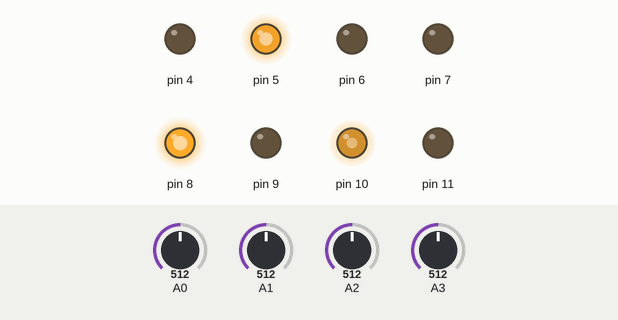
This sketch was run on a simulated Arduino Uno, built with avr-gcc and run on an emulated ATmega328P. On the bench: output pins drawn as LEDs (lit = HIGH). Inputs (shaded band) come from the test bench; at power-on: A3 = 512, A1 = 512, A0 = 512, A2 = 512.

Above: at 1.25 s.
1.3 s: A3 set to 716
4.3 s: A1 set to 716
At 4.7 s:
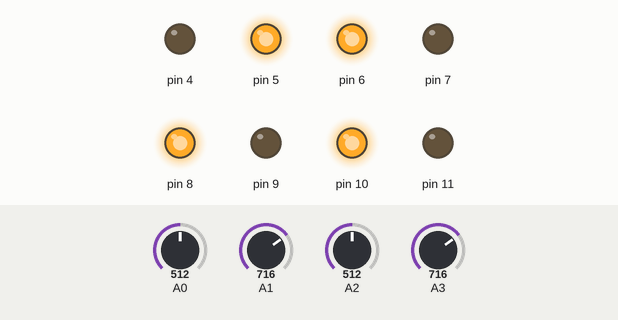
5.8 s: A0 set to 306
At 7.0 s:
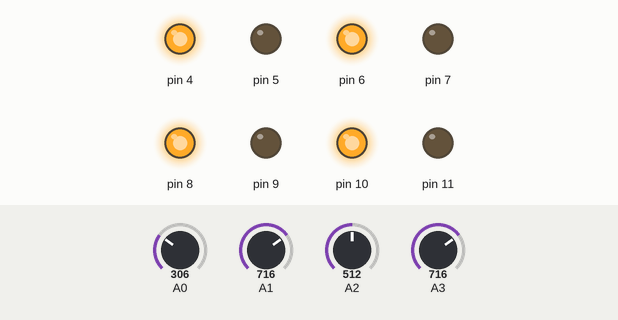
7.3 s: A2 set to 255
10.3 s: A2 set to 241
At 12.6 s:
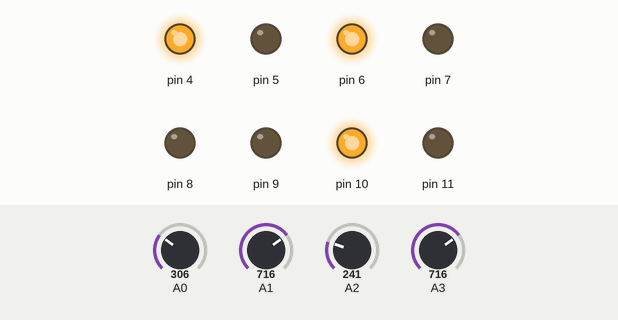
13.0 s: A3 set to 306
At 13.9 s:
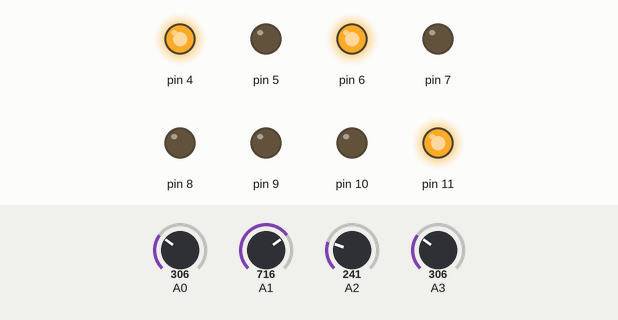
Timing chart, 0 to 22.0 s (numbered marks = the images above; inputs shaded):
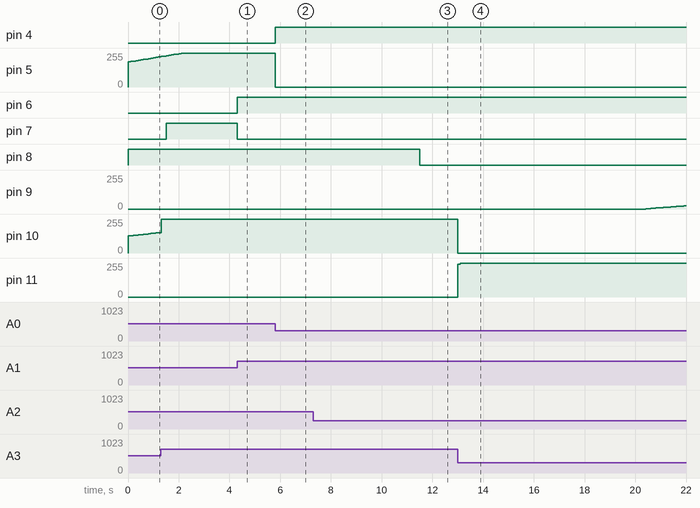

The sketch:

Manipulador_PID.ino
```cpp
#include <PID_v1_bc.h>
// Definir limites de segurança
// Ditacta Italia  Modelo:RD5 NT

struct Motor {
  uint8_t retorno;
  int direita;   // definimos 1 como direita o angulo com relação à mesa
  int esquerda;  // definimos 2 como esquerda o angulo com relação à mesa
};
struct Motor motor1 = {
  .retorno = A0,
  .direita = 5,
  .esquerda = 4
};
struct Motor motor2 = {
  .retorno = A1,
  .direita = 6,
  .esquerda = 7
};
struct Motor motor3 = {
  .retorno = A2,
  .direita = 8,
  .esquerda = 9
};
struct Motor motor4 = {
  .retorno = A3,
  .direita = 10,
  .esquerda = 11
};

/*************Declarações das variáveis dos PID's******/
double input1 = 450, output1, retorno1, kp1 = 3, ki1 = 0.5, kd1 = 0;
double input2 = 546, output2, retorno2, kp2 = 3, ki2 = 0.5, kd2 = 0;
double input3 = 270, output3, retorno3, kp3 = 3, ki3 = 0.5, kd3 = 0;
double input4 = 470, output4, retorno4, kp4 = 3, ki4 = 0.5, kd4 = 0;

/*************Declarações de PID****************/
PID pid_motor1(&input1, &output1, &retorno1, kp1, ki1, kd1, DIRECT);
PID pid_motor2(&input2, &output2, &retorno2, kp2, ki2, kd2, DIRECT);
PID pid_motor3(&input3, &output3, &retorno3, kp3, ki3, kd3, DIRECT);
PID pid_motor4(&input4, &output4, &retorno4, kp4, ki4, kd4, DIRECT);

/*************Declarações das poses********************/
double pose1[] = { 450, 546, 270, 470 };  //Pose1
double pose2[] = { 584, 498, 113, 484 };  //Pose2
double pose3[] = { 312, 515, 215, 480 };  //Pose3
double pose4[] = { 168, 451, 378, 380 };  //Pose4
double pose5[] = { 720, 489, 345, 500 };  //Pose5

void setup() {
  /*********Declaração das entradas do retorno******/
  Serial.begin(115200);
  pinMode(motor1.retorno, INPUT);
  pinMode(motor2.retorno, INPUT);
  pinMode(motor3.retorno, INPUT);
  pinMode(motor4.retorno, INPUT);

  /*********Declaração das saidas dos motores******/
  pinMode(motor1.direita, OUTPUT);
  pinMode(motor1.esquerda, OUTPUT);
  pinMode(motor2.direita, OUTPUT);
  pinMode(motor2.esquerda, OUTPUT);
  pinMode(motor3.direita, OUTPUT);
  pinMode(motor3.esquerda, OUTPUT);
  pinMode(motor4.direita, OUTPUT);
  pinMode(motor4.esquerda, OUTPUT);

  /*********Declarações PID************************/
  pid_motor1.SetMode(1);
  pid_motor1.SetSampleTime(100);
  pid_motor1.SetOutputLimits(-255, 255);

  pid_motor2.SetMode(1);
  pid_motor2.SetSampleTime(100);
  pid_motor2.SetOutputLimits(-255, 255);

  pid_motor3.SetMode(1);
  pid_motor3.SetSampleTime(100);
  pid_motor3.SetOutputLimits(-255, 255);

  pid_motor4.SetMode(1);
  pid_motor4.SetSampleTime(100);
  pid_motor4.SetOutputLimits(-255, 255);
}


/*Função de troca de poses.Processa a string que chega pela comunicação serial e designa a pose selecionada para o robo*/
void troca_pose(String variavel) {
  switch (variavel[4]) {
    case '1':
      input1 = pose1[0];
      input2 = pose1[1];
      input3 = pose1[2];
      input4 = pose1[3];
      Serial.println("pose 1");
      break;
    case '2':
      input1 = pose2[0];
      input2 = pose2[1];
      input3 = pose2[2];
      input4 = pose2[3];
      Serial.println("pose 2");
      break;
    case '3':
      input1 = pose3[0];
      input2 = pose3[1];
      input3 = pose3[2];
      input4 = pose3[3];
      Serial.println("pose 3");
      break;
    case '4':
      input1 = pose4[0];
      input2 = pose4[1];
      input3 = pose4[2];
      input4 = pose4[3];
      Serial.println("pose 4");
      break;
    case '5':
      input1 = pose5[0];
      input2 = pose5[1];
      input3 = pose5[2];
      input4 = pose5[3];
      Serial.println("pose 5");
      break;
  }
}

unsigned long agora = 0;
void loop() {
  retorno4 = analogRead(motor4.retorno);
  retorno3 = analogRead(motor3.retorno);
  retorno2 = analogRead(motor2.retorno);
  retorno1 = analogRead(motor1.retorno);
  unsigned long tempo = millis();
  //Serial.println(tempo);
  if (Serial.available() > 4) {
    String receivedString = Serial.readStringUntil('-');
    troca_pose(receivedString);
  }
  /*Mantenho essa parte do código para medições futuras de retorno de posição
  Serial.print(retorno1);
  Serial.print("||");
  Serial.print(retorno2);
  Serial.print("||");
  Serial.print(retorno3);
  Serial.print("||");
  Serial.println(retorno4);*/

  if (pid_motor1.Compute()) {
    if (output1 > 0) {
      analogWrite(motor1.direita, output1);
      analogWrite(motor1.esquerda, 0);
    } else {
      analogWrite(motor1.direita, 0);
      analogWrite(motor1.esquerda, abs(output1));
    }
  }
  if (pid_motor2.Compute()) {
    if (output2 > 0) {
      analogWrite(motor2.direita, output2);
      analogWrite(motor2.esquerda, 0);
    } else {
      analogWrite(motor2.direita, 0);
      analogWrite(motor2.esquerda, abs(output2));
    }
  }
  if (pid_motor3.Compute()) {
    if (output3 > 0) {
      analogWrite(motor3.direita, output3);
      analogWrite(motor3.esquerda, 0);
    } else {
      analogWrite(motor3.direita, 0);
      analogWrite(motor3.esquerda, abs(output3));
    }
  }
  if (pid_motor4.Compute()) {
    if (output4 > 0) {
      analogWrite(motor4.direita, output4);
      analogWrite(motor4.esquerda, 0);
    } else {
      analogWrite(motor4.direita, 0);
      analogWrite(motor4.esquerda, abs(output4));
    }
  }
  //Serial.println("loop");
}
```

Measured:
- the behaviour switches between 242 and 241 on A2 (found by bisection; images 2 and 3)
- after the input at 4.3 s, pin 6: LOW → HIGH at once; pin 7: HIGH → LOW at once
- after the input at 5.8 s, pin 4: LOW → HIGH at once; pin 5: 255/255 → 0/255 at once
- after the input at 7.3 s, every drawn part: stays the same
- after the input at 10.3 s, pin 8: HIGH → LOW after 1.2 s
- after the input at 13.0 s, pin 10: 255/255 → 0/255 at once; pin 11: 0/255 → 245/255 at once, → 253/255 0.10 s later, → 255/255 0.10 s later
